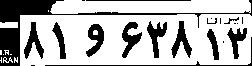
%> input picture NP1.jpg, 252 x 66 px
$ octave --eval "result = NPL(imread('NP1.jpg'));"   (GNU Octave 9; MATLAB toolbox functions it lacks are replaced by stand-ins)
%> lines starting %> are read from the running program, lines starting %| are printed output that depends on the picture; in (x1, y1, x2, y2) boxes, pixels count from 0 and x2, y2 are one past the last pixel; in counts of white or black regions, pixels touching at a corner belong together; the program's own positions count from 1
function [NP,valid] = NPL(image)

NP = 0;
valid = 0;
img_gry = rgb2gray(image);
%> img_gry is the input picture: size 66x252 uint8; min 0, max 255, mean 182.3
    %% Open morphological and edge detection
    SE1 = ones(15,40);
    img_open = imopen(img_gry,SE1);
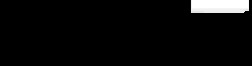
%> img_open: size 66x252 uint8; min 0, max 255, mean 11.1
    img_edge = img_gry - img_open;
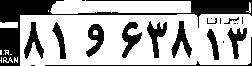
%> img_edge: size 66x252 uint8; min 0, max 255, mean 171.1

    %% Binarisation
    img_bin = img_edge;
    med = 90;
    img_bin(img_edge>=med) = 255;
%> img_bin: size 66x252 uint8; 18.8% of pixels changed, all inside (x1, y1, x2, y2) = (0, 0, 252, 66)
    img_bin(img_edge<med) = 0;
%> img_bin: size 66x252 uint8; 67.2% white; 21 black regions (9 under 20 px), largest, box (x1, y1, x2, y2) and area: (0, 0, 252, 66) 2848, (122, 22, 142, 58) 335, (171, 21, 192, 58) 321

    %% Open and Close morphological to remove noise
    SE2 = ones(3);
    img_oc = imopen(img_bin,SE2);
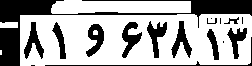
%> img_oc: size 66x252 uint8; 66.5% white; 17 black regions (5 under 20 px), largest, box (x1, y1, x2, y2) and area: (0, 0, 252, 66) 2953, (122, 22, 142, 58) 338, (147, 21, 167, 58) 325
    img_oc = imclose(img_oc,SE2);
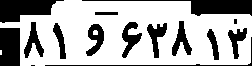
%> img_oc: size 66x252 uint8; 68.4% white; 15 black regions (2 under 20 px), largest, box (x1, y1, x2, y2) and area: (82, 0, 252, 16) 975, (0, 0, 64, 23) 940, (0, 28, 20, 66) 750

    %% NPL
    [img_concomp,n] = bwlabel(img_oc);
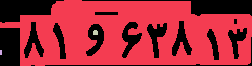
%> img_concomp: size 66x252 double; 4 distinct labels, from 0 to 3; one colour per label, 0 black
%> n = 3

    for i = 1:n
        [row,col] = find(img_concomp == i);
        H = max(row) - min(row);
        W = max(col) - min(col);
        if (H <= 80 && H>= 30)
            if ((W/H)<7 && (W/H)>3)
                if (W*H <= 30000 && W*H >=8000 )
                    NP = img_bin(min(row):max(row),min(col):max(col));
                    valid = 1;
                end
            end
        end
    end
%> this loop made 3 passes
%> (H, W, valid) on pass 1: (65, 251, 1)
%> (row, col, H, W) on pass 2: ([51; 52; 53; 54; 55; 51; 52; 53; 54; 55], [1; 1; 1; 1; 1; 2; 2; 2; 2; 2], 4, 1)

end

$ run again, on NP13.jpg
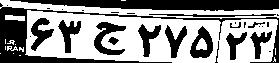
%> input picture NP13.jpg, 279 x 63 px
%> in NPL, img_gry is the input picture: size 63x279 uint8; min 0, max 255, mean 143
%> img_open: size 63x279 uint8; every value is 0
%> in NPL, `img_oc = imopen(img_bin,SE2);`:
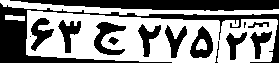
%> img_oc: size 63x279 uint8; 54% white; 15 black regions (2 under 20 px), largest, box (x1, y1, x2, y2) and area: (0, 3, 279, 63) 3056, (10, 0, 279, 11) 2130, (94, 22, 126, 55) 473
%> in NPL, `[img_concomp,n] = bwlabel(img_oc);`:
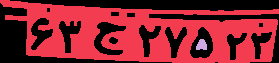
%> img_concomp: size 63x279 double; 3 distinct labels, from 0 to 2; one colour per label, 0 black
%> n = 2
%> the loop in NPL, `for i = 1:n` made 2 passes
%> (H, W, valid) on pass 1: (62, 278, 1)

$ run again, on NP3.jpg
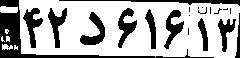
%> input picture NP3.jpg, 240 x 58 px
%> in NPL, img_gry is the input picture: size 58x240 uint8; min 0, max 255, mean 175.5
%> in NPL, `[img_concomp,n] = bwlabel(img_oc);`:
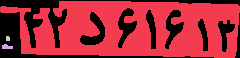
%> img_concomp: size 58x240 double; 4 distinct labels, from 0 to 3; one colour per label, 0 black
%> n = 3
%> the loop in NPL, `for i = 1:n` made 3 passes
%> (H, W, valid) on pass 1: (56, 239, 1)
%> pass 1, in NPL, `NP = img_bin(min(row):max(row),min(col):max(col));`:
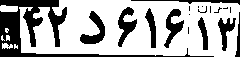
%> NP: size 57x240 uint8; 67.9% white; 19 black regions (10 under 20 px), largest, box (x1, y1, x2, y2) and area: (0, 0, 214, 57) 2317, (80, 11, 105, 44) 362, (118, 7, 137, 47) 349
